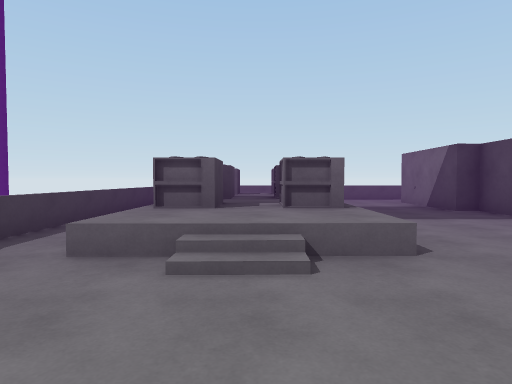
View 1 (above)

16 first-person views from a walk through a Unity game level. The camera is 1.3 m above the floor, tilts 2° down and sees 75° across. The floor is counted in squares, 2 m on a side. Each view is taken from the middle of a square. On the plan, view 1 faces up. The plan holds only what a view shows up to about 10 squares ahead; the rest is blank. The place goes on beyond the plan. The player character is not drawn.

View 2
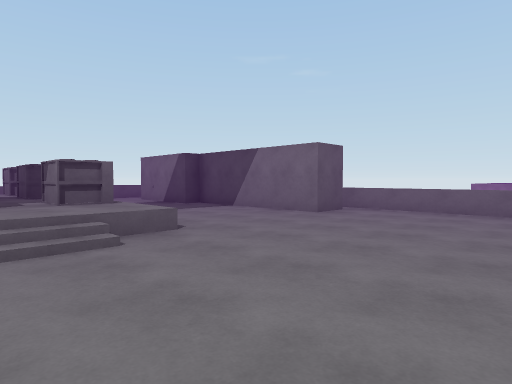

View 3
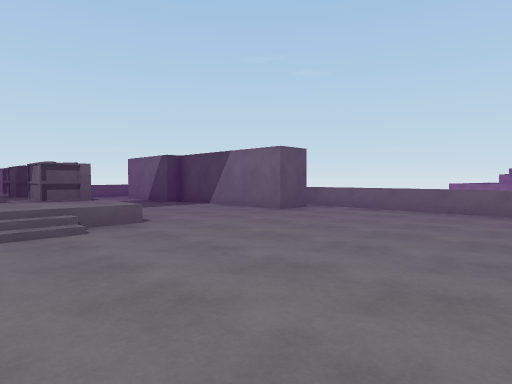

View 4
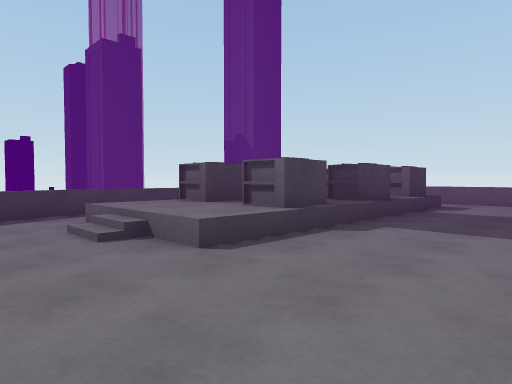

View 5
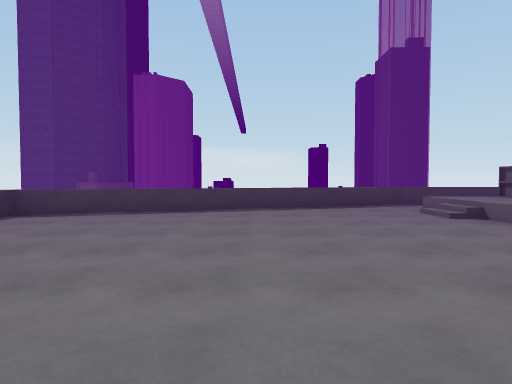

View 6
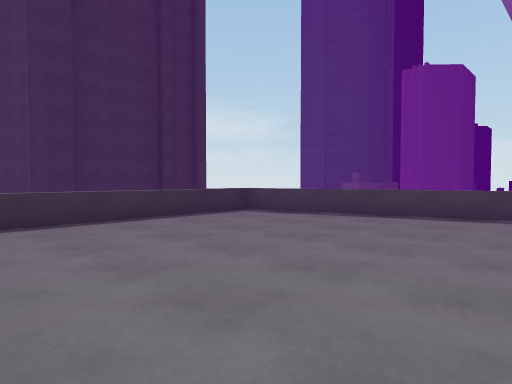

View 7
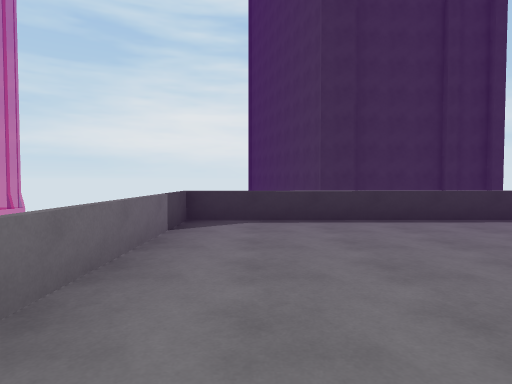

View 8
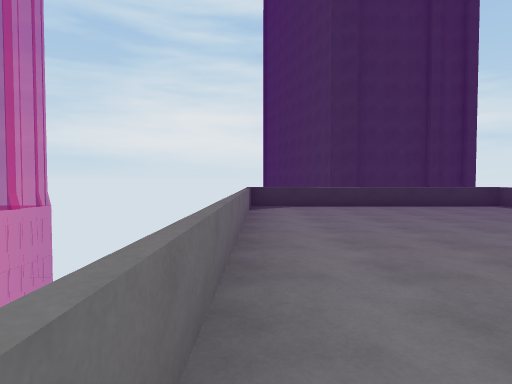

View 9
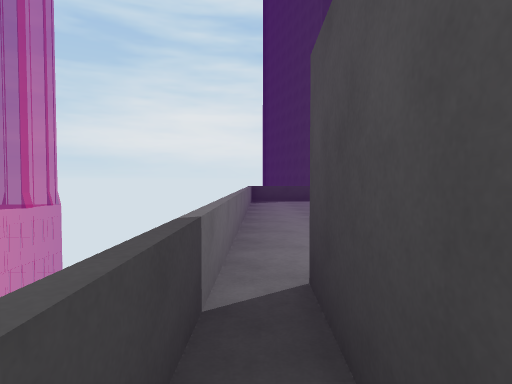

View 10
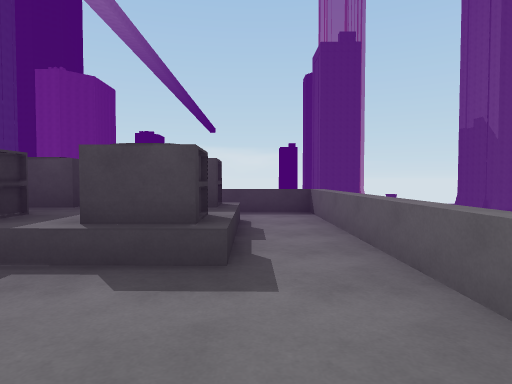

View 11
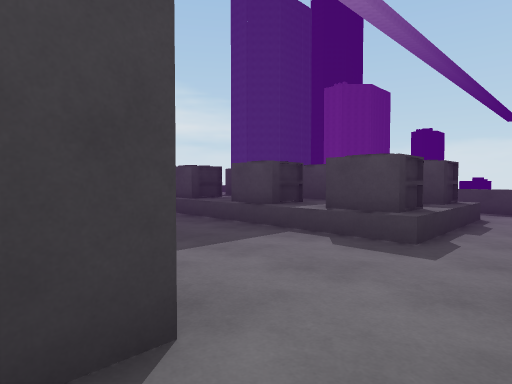

View 12
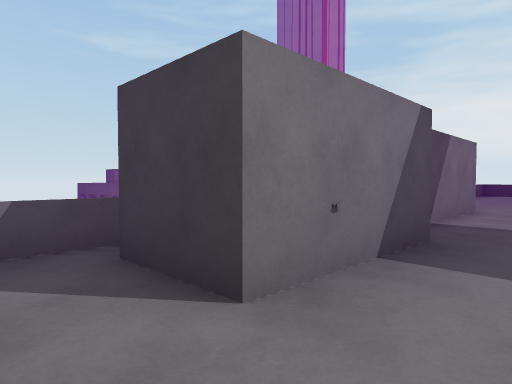

View 13
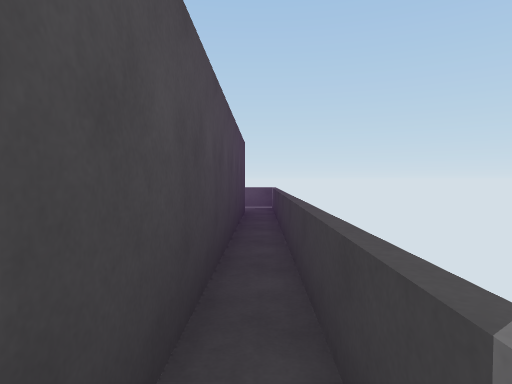

View 14
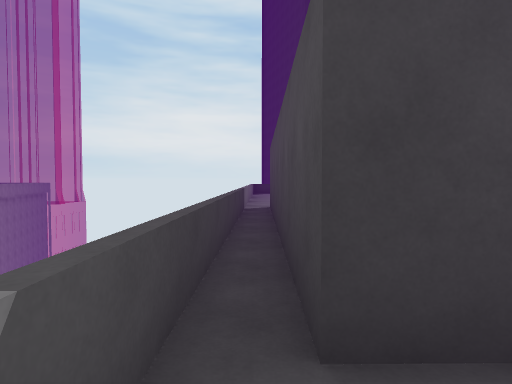

View 15
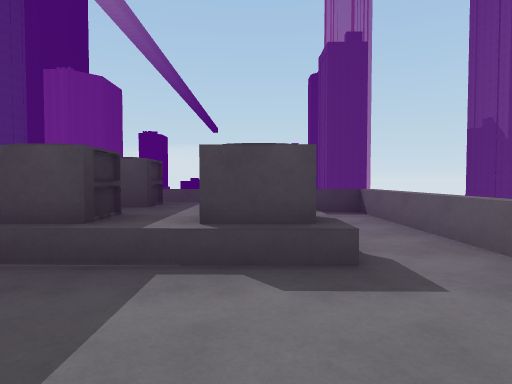

View 16
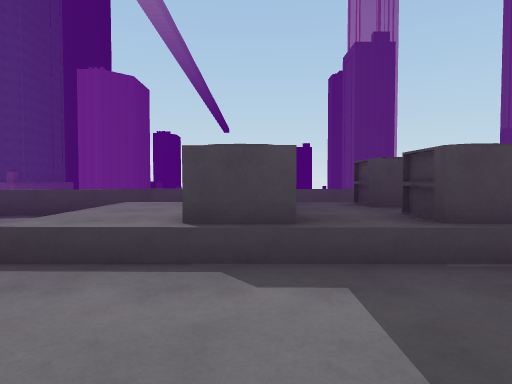

### Floor plan
Key: @ floor where view 1 was taken; # wall or solid block; . main floor; : floor 0.5 m higher than the main floor; / step, stairs or slope; = window, fence, low wall or low ledge; ^ raised ledge; v drop or lower ground.
Columns run from 3 left of view 1 to 7 right of it. Each row starts with its distance up from view 1.
 11 v^^^^^....
 10 =.........#
  9 = ^:^...#.#
  8 = :::...#.#
  7 = ^:^...#.#
  6 =.:::...#.#
  5 =.^:^...#.#
  4 =.:::...#.#
  3 =.///...#.#
  2 v.........#
  1  .........#
  0  =.@......#
 -1  v........#
 -2   .......=#
 -3   =......=
 -4   =......=
 -5   v......=
 -6    ^^^^^

Where each view was taken, in squares from view 1:
view 1: 0 up, 0 right, facing up
view 2: 1 down, 1 left, facing up-right
view 3: 2 down, 1 left, facing up-right
view 4: 1 up, 4 right, facing up-left
view 5: 1 down, 6 right, facing left
view 6: 0 up, 5 right, facing down-left
view 7: 0 up, 5 right, facing down
view 8: 3 up, 6 right, facing down
view 9: 5 up, 6 right, facing down
view 10: 10 up, 4 right, facing left
view 11: 11 up, 5 right, facing down-left
view 12: 11 up, 3 right, facing down-right
view 13: 3 up, 6 right, facing up
view 14: 11 up, 6 right, facing down
view 15: 9 up, 4 right, facing left
view 16: 5 up, 4 right, facing left
